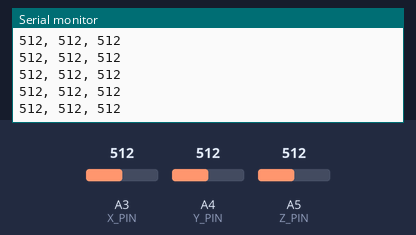
This sketch was run on a simulated Arduino Uno, built with avr-gcc and run on an emulated ATmega328P. On the bench: the last lines printed to the serial monitor. The inputs (shaded band) are chosen by the test bench; at power-on: A3 (X_PIN) = 512, A4 (Y_PIN) = 512, A5 (Z_PIN) = 512.

Above: at 1.2 s.
1.3 s: A3 (X_PIN) set to 109
At 2.3 s:
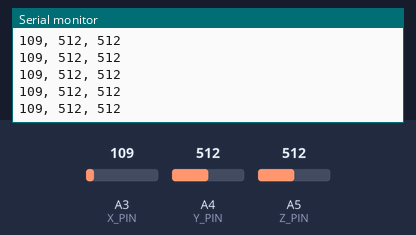
4.3 s: A3 (X_PIN) set to 90
At 5.0 s:
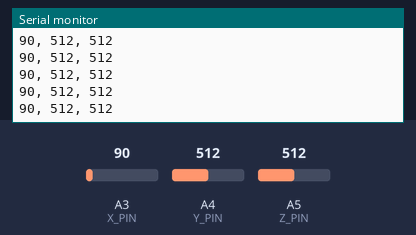
Timing chart, 0 to 7.3 s (numbered marks = the images above; inputs shaded):
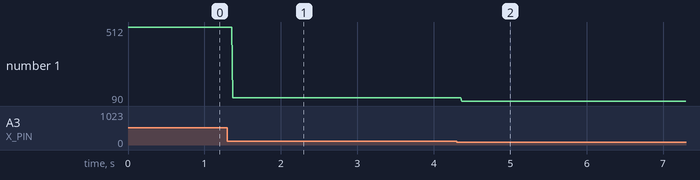

The sketch:

Tutorial_AnalogInputPart2.ino
```cpp
int ax = 0;
int ay = 0;
int az = 0;

void setup() {
  Serial.begin(9600);
  setupAccelSensor();

}

void loop() {
  readAccelSensor();
  Serial.print(ax);
  Serial.print(", ");
  Serial.print(ay);
  Serial.print(", ");
  Serial.println(az);

}
```

Accelerometer.ino
```cpp
const int X_PIN = A3;
const int Y_PIN = A4;
const int Z_PIN = A5;

void setupAccelSensor() {
  pinMode(A3, INPUT);
  pinMode(A4, INPUT);
  pinMode(A5, INPUT);
}

void readAccelSensor() {
  ax = analogRead(X_PIN);
  ay = analogRead(Y_PIN);
  az = analogRead(Z_PIN);
}
```

Measured:
- after the input at 1.3 s, the serial monitor: prints a new line after 0.07 s (image 1)
- after the input at 4.3 s, the serial monitor: prints a new line after 0.07 s (image 2)
- plotted number 1: 512 → 109 after the input at 1.3 s, 109 → 90 after the input at 4.3 s
